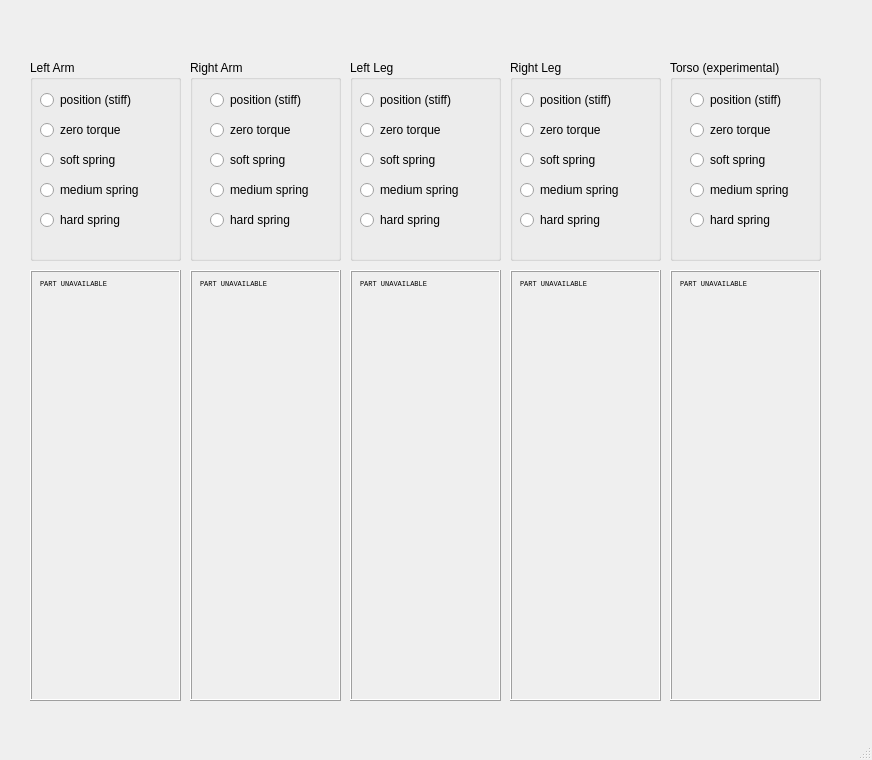
<?xml version="1.0" encoding="UTF-8"?>
<ui version="4.0">
 <class>MainWindow</class>
 <widget class="QMainWindow" name="MainWindow">
  <property name="geometry">
   <rect>
    <x>0</x>
    <y>0</y>
    <width>872</width>
    <height>760</height>
   </rect>
  </property>
  <property name="windowTitle">
   <string>MainWindow</string>
  </property>
  <property name="windowIcon">
   <iconset>
    <normaloff>:/logo.svg</normaloff>:/logo.svg</iconset>
  </property>
  <widget class="QWidget" name="centralWidget">
   <layout class="QVBoxLayout" name="verticalLayout">
    <property name="spacing">
     <number>0</number>
    </property>
    <property name="leftMargin">
     <number>0</number>
    </property>
    <property name="topMargin">
     <number>0</number>
    </property>
    <property name="rightMargin">
     <number>0</number>
    </property>
    <property name="bottomMargin">
     <number>0</number>
    </property>
    <item>
     <widget class="QSplitter" name="splitter">
      <property name="minimumSize">
       <size>
        <width>0</width>
        <height>0</height>
       </size>
      </property>
      <property name="orientation">
       <enum>Qt::Horizontal</enum>
      </property>
      <widget class="QWidget" name="mainContainer" native="true">
       <widget class="QGroupBox" name="groupBox">
        <property name="geometry">
         <rect>
          <x>30</x>
          <y>60</y>
          <width>151</width>
          <height>201</height>
         </rect>
        </property>
        <property name="title">
         <string>Left Arm</string>
        </property>
        <property name="flat">
         <bool>false</bool>
        </property>
        <widget class="QRadioButton" name="radioButton">
         <property name="geometry">
          <rect>
           <x>10</x>
           <y>30</y>
           <width>111</width>
           <height>20</height>
          </rect>
         </property>
         <property name="text">
          <string>position (stiff)</string>
         </property>
        </widget>
        <widget class="QRadioButton" name="radioButton_5">
         <property name="geometry">
          <rect>
           <x>10</x>
           <y>150</y>
           <width>95</width>
           <height>20</height>
          </rect>
         </property>
         <property name="text">
          <string>hard spring</string>
         </property>
        </widget>
        <widget class="QRadioButton" name="radioButton_3">
         <property name="geometry">
          <rect>
           <x>10</x>
           <y>90</y>
           <width>95</width>
           <height>20</height>
          </rect>
         </property>
         <property name="text">
          <string>soft spring</string>
         </property>
        </widget>
        <widget class="QRadioButton" name="radioButton_4">
         <property name="geometry">
          <rect>
           <x>10</x>
           <y>120</y>
           <width>121</width>
           <height>20</height>
          </rect>
         </property>
         <property name="text">
          <string>medium spring</string>
         </property>
        </widget>
        <widget class="QRadioButton" name="radioButton_2">
         <property name="geometry">
          <rect>
           <x>10</x>
           <y>60</y>
           <width>95</width>
           <height>20</height>
          </rect>
         </property>
         <property name="text">
          <string>zero torque </string>
         </property>
        </widget>
       </widget>
       <widget class="QGroupBox" name="groupBox_2">
        <property name="geometry">
         <rect>
          <x>190</x>
          <y>60</y>
          <width>151</width>
          <height>201</height>
         </rect>
        </property>
        <property name="title">
         <string>Right Arm</string>
        </property>
        <widget class="QRadioButton" name="radioButton_6">
         <property name="geometry">
          <rect>
           <x>20</x>
           <y>30</y>
           <width>111</width>
           <height>20</height>
          </rect>
         </property>
         <property name="text">
          <string>position (stiff)</string>
         </property>
        </widget>
        <widget class="QRadioButton" name="radioButton_7">
         <property name="geometry">
          <rect>
           <x>20</x>
           <y>60</y>
           <width>95</width>
           <height>20</height>
          </rect>
         </property>
         <property name="text">
          <string>zero torque </string>
         </property>
        </widget>
        <widget class="QRadioButton" name="radioButton_8">
         <property name="geometry">
          <rect>
           <x>20</x>
           <y>120</y>
           <width>121</width>
           <height>20</height>
          </rect>
         </property>
         <property name="text">
          <string>medium spring</string>
         </property>
        </widget>
        <widget class="QRadioButton" name="radioButton_9">
         <property name="geometry">
          <rect>
           <x>20</x>
           <y>90</y>
           <width>95</width>
           <height>20</height>
          </rect>
         </property>
         <property name="text">
          <string>soft spring</string>
         </property>
        </widget>
        <widget class="QRadioButton" name="radioButton_10">
         <property name="geometry">
          <rect>
           <x>20</x>
           <y>150</y>
           <width>95</width>
           <height>20</height>
          </rect>
         </property>
         <property name="text">
          <string>hard spring</string>
         </property>
        </widget>
       </widget>
       <widget class="QGroupBox" name="groupBox_3">
        <property name="geometry">
         <rect>
          <x>350</x>
          <y>60</y>
          <width>151</width>
          <height>201</height>
         </rect>
        </property>
        <property name="title">
         <string>Left Leg</string>
        </property>
        <widget class="QRadioButton" name="radioButton_11">
         <property name="geometry">
          <rect>
           <x>10</x>
           <y>30</y>
           <width>111</width>
           <height>20</height>
          </rect>
         </property>
         <property name="text">
          <string>position (stiff)</string>
         </property>
        </widget>
        <widget class="QRadioButton" name="radioButton_12">
         <property name="geometry">
          <rect>
           <x>10</x>
           <y>60</y>
           <width>95</width>
           <height>20</height>
          </rect>
         </property>
         <property name="text">
          <string>zero torque </string>
         </property>
        </widget>
        <widget class="QRadioButton" name="radioButton_13">
         <property name="geometry">
          <rect>
           <x>10</x>
           <y>120</y>
           <width>121</width>
           <height>20</height>
          </rect>
         </property>
         <property name="text">
          <string>medium spring</string>
         </property>
        </widget>
        <widget class="QRadioButton" name="radioButton_14">
         <property name="geometry">
          <rect>
           <x>10</x>
           <y>90</y>
           <width>95</width>
           <height>20</height>
          </rect>
         </property>
         <property name="text">
          <string>soft spring</string>
         </property>
        </widget>
        <widget class="QRadioButton" name="radioButton_15">
         <property name="geometry">
          <rect>
           <x>10</x>
           <y>150</y>
           <width>95</width>
           <height>20</height>
          </rect>
         </property>
         <property name="text">
          <string>hard spring</string>
         </property>
        </widget>
       </widget>
       <widget class="QGroupBox" name="groupBox_4">
        <property name="geometry">
         <rect>
          <x>510</x>
          <y>60</y>
          <width>151</width>
          <height>201</height>
         </rect>
        </property>
        <property name="title">
         <string>Right Leg</string>
        </property>
        <widget class="QRadioButton" name="radioButton_16">
         <property name="geometry">
          <rect>
           <x>10</x>
           <y>30</y>
           <width>111</width>
           <height>20</height>
          </rect>
         </property>
         <property name="text">
          <string>position (stiff)</string>
         </property>
        </widget>
        <widget class="QRadioButton" name="radioButton_17">
         <property name="geometry">
          <rect>
           <x>10</x>
           <y>60</y>
           <width>95</width>
           <height>20</height>
          </rect>
         </property>
         <property name="text">
          <string>zero torque </string>
         </property>
        </widget>
        <widget class="QRadioButton" name="radioButton_18">
         <property name="geometry">
          <rect>
           <x>10</x>
           <y>120</y>
           <width>121</width>
           <height>20</height>
          </rect>
         </property>
         <property name="text">
          <string>medium spring</string>
         </property>
        </widget>
        <widget class="QRadioButton" name="radioButton_19">
         <property name="geometry">
          <rect>
           <x>10</x>
           <y>90</y>
           <width>95</width>
           <height>20</height>
          </rect>
         </property>
         <property name="text">
          <string>soft spring</string>
         </property>
        </widget>
        <widget class="QRadioButton" name="radioButton_20">
         <property name="geometry">
          <rect>
           <x>10</x>
           <y>150</y>
           <width>95</width>
           <height>20</height>
          </rect>
         </property>
         <property name="text">
          <string>hard spring</string>
         </property>
        </widget>
       </widget>
       <widget class="QGroupBox" name="groupBox_5">
        <property name="geometry">
         <rect>
          <x>670</x>
          <y>60</y>
          <width>151</width>
          <height>201</height>
         </rect>
        </property>
        <property name="title">
         <string>Torso (experimental)</string>
        </property>
        <widget class="QRadioButton" name="radioButton_21">
         <property name="geometry">
          <rect>
           <x>20</x>
           <y>30</y>
           <width>111</width>
           <height>20</height>
          </rect>
         </property>
         <property name="text">
          <string>position (stiff)</string>
         </property>
        </widget>
        <widget class="QRadioButton" name="radioButton_22">
         <property name="geometry">
          <rect>
           <x>20</x>
           <y>60</y>
           <width>95</width>
           <height>20</height>
          </rect>
         </property>
         <property name="text">
          <string>zero torque </string>
         </property>
        </widget>
        <widget class="QRadioButton" name="radioButton_23">
         <property name="geometry">
          <rect>
           <x>20</x>
           <y>120</y>
           <width>121</width>
           <height>20</height>
          </rect>
         </property>
         <property name="text">
          <string>medium spring</string>
         </property>
        </widget>
        <widget class="QRadioButton" name="radioButton_24">
         <property name="geometry">
          <rect>
           <x>20</x>
           <y>90</y>
           <width>95</width>
           <height>20</height>
          </rect>
         </property>
         <property name="text">
          <string>soft spring</string>
         </property>
        </widget>
        <widget class="QRadioButton" name="radioButton_25">
         <property name="geometry">
          <rect>
           <x>20</x>
           <y>150</y>
           <width>95</width>
           <height>20</height>
          </rect>
         </property>
         <property name="text">
          <string>hard spring</string>
         </property>
        </widget>
       </widget>
       <widget class="QFrame" name="frame">
        <property name="geometry">
         <rect>
          <x>30</x>
          <y>270</y>
          <width>151</width>
          <height>431</height>
         </rect>
        </property>
        <property name="frameShape">
         <enum>QFrame::Box</enum>
        </property>
        <property name="frameShadow">
         <enum>QFrame::Raised</enum>
        </property>
        <widget class="QLabel" name="label1">
         <property name="geometry">
          <rect>
           <x>10</x>
           <y>10</y>
           <width>131</width>
           <height>411</height>
          </rect>
         </property>
         <property name="font">
          <font>
           <family>Courier New</family>
           <pointsize>5</pointsize>
          </font>
         </property>
         <property name="text">
          <string>PART UNAVAILABLE</string>
         </property>
         <property name="alignment">
          <set>Qt::AlignLeading|Qt::AlignLeft|Qt::AlignTop</set>
         </property>
         <property name="wordWrap">
          <bool>true</bool>
         </property>
        </widget>
       </widget>
       <widget class="QFrame" name="frame_2">
        <property name="geometry">
         <rect>
          <x>190</x>
          <y>270</y>
          <width>151</width>
          <height>431</height>
         </rect>
        </property>
        <property name="frameShape">
         <enum>QFrame::Box</enum>
        </property>
        <property name="frameShadow">
         <enum>QFrame::Raised</enum>
        </property>
        <widget class="QLabel" name="label2">
         <property name="geometry">
          <rect>
           <x>10</x>
           <y>10</y>
           <width>131</width>
           <height>411</height>
          </rect>
         </property>
         <property name="font">
          <font>
           <family>Courier New</family>
           <pointsize>5</pointsize>
          </font>
         </property>
         <property name="text">
          <string>PART UNAVAILABLE</string>
         </property>
         <property name="alignment">
          <set>Qt::AlignLeading|Qt::AlignLeft|Qt::AlignTop</set>
         </property>
         <property name="wordWrap">
          <bool>true</bool>
         </property>
        </widget>
       </widget>
       <widget class="QFrame" name="frame_3">
        <property name="geometry">
         <rect>
          <x>350</x>
          <y>270</y>
          <width>151</width>
          <height>431</height>
         </rect>
        </property>
        <property name="frameShape">
         <enum>QFrame::Box</enum>
        </property>
        <property name="frameShadow">
         <enum>QFrame::Raised</enum>
        </property>
        <widget class="QLabel" name="label3">
         <property name="geometry">
          <rect>
           <x>10</x>
           <y>10</y>
           <width>131</width>
           <height>411</height>
          </rect>
         </property>
         <property name="font">
          <font>
           <family>Courier New</family>
           <pointsize>5</pointsize>
          </font>
         </property>
         <property name="text">
          <string>PART UNAVAILABLE</string>
         </property>
         <property name="alignment">
          <set>Qt::AlignLeading|Qt::AlignLeft|Qt::AlignTop</set>
         </property>
         <property name="wordWrap">
          <bool>true</bool>
         </property>
        </widget>
       </widget>
       <widget class="QFrame" name="frame_4">
        <property name="geometry">
         <rect>
          <x>510</x>
          <y>270</y>
          <width>151</width>
          <height>431</height>
         </rect>
        </property>
        <property name="frameShape">
         <enum>QFrame::Box</enum>
        </property>
        <property name="frameShadow">
         <enum>QFrame::Raised</enum>
        </property>
        <widget class="QLabel" name="label4">
         <property name="geometry">
          <rect>
           <x>10</x>
           <y>10</y>
           <width>131</width>
           <height>411</height>
          </rect>
         </property>
         <property name="font">
          <font>
           <family>Courier New</family>
           <pointsize>5</pointsize>
          </font>
         </property>
         <property name="text">
          <string>PART UNAVAILABLE</string>
         </property>
         <property name="alignment">
          <set>Qt::AlignLeading|Qt::AlignLeft|Qt::AlignTop</set>
         </property>
         <property name="wordWrap">
          <bool>true</bool>
         </property>
        </widget>
       </widget>
       <widget class="QFrame" name="frame_5">
        <property name="geometry">
         <rect>
          <x>670</x>
          <y>270</y>
          <width>151</width>
          <height>431</height>
         </rect>
        </property>
        <property name="frameShape">
         <enum>QFrame::Box</enum>
        </property>
        <property name="frameShadow">
         <enum>QFrame::Raised</enum>
        </property>
        <widget class="QLabel" name="label5">
         <property name="geometry">
          <rect>
           <x>10</x>
           <y>10</y>
           <width>131</width>
           <height>411</height>
          </rect>
         </property>
         <property name="font">
          <font>
           <family>Courier New</family>
           <pointsize>5</pointsize>
          </font>
         </property>
         <property name="text">
          <string>PART UNAVAILABLE</string>
         </property>
         <property name="alignment">
          <set>Qt::AlignLeading|Qt::AlignLeft|Qt::AlignTop</set>
         </property>
         <property name="wordWrap">
          <bool>true</bool>
         </property>
        </widget>
       </widget>
      </widget>
     </widget>
    </item>
   </layout>
  </widget>
  <widget class="QMenuBar" name="menuBar">
   <property name="geometry">
    <rect>
     <x>0</x>
     <y>0</y>
     <width>872</width>
     <height>26</height>
    </rect>
   </property>
  </widget>
  <widget class="QStatusBar" name="statusBar"/>
 </widget>
 <layoutdefault spacing="6" margin="11"/>
 <resources/>
 <connections/>
</ui>
